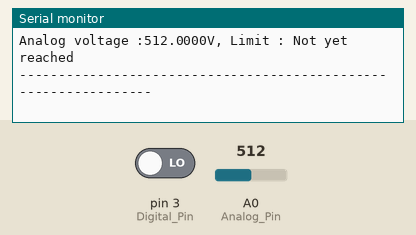
Recording of a sketch running on a simulated Arduino Uno, built with avr-gcc and run on an emulated ATmega328P. On the bench: the last lines printed to the serial monitor. The inputs (shaded band) are chosen by the test bench; at power-on: pin 3 (Digital_Pin) LOW, A0 (Analog_Pin) = 512.

Above: at 1.2 s.
1.3 s: pin 3 (Digital_Pin) driven HIGH
3.2 s: A0 (Analog_Pin) set to 716
At 3.23 s:
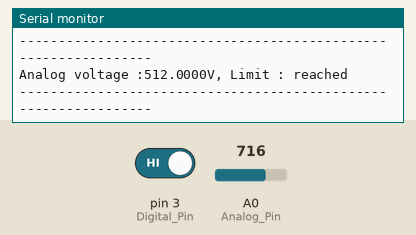
4.7 s: A0 (Analog_Pin) set to 900
At 4.72 s:
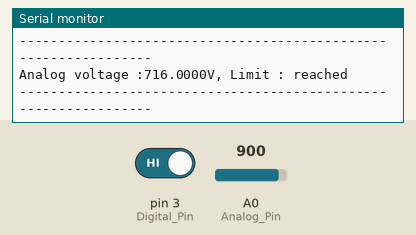
6.2 s: pin 3 (Digital_Pin) driven LOW
Timing chart, 0 to 8.7 s (numbered marks = the images above; inputs shaded):
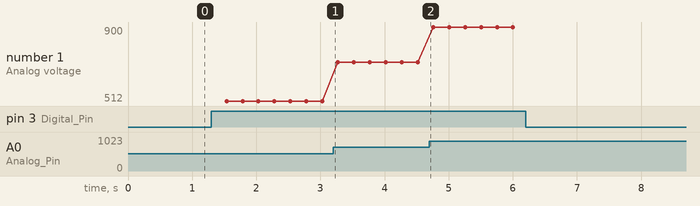

Measured:
- plotted number 1: 512 → 716 after the input at 3.2 s, 716 → 900 after the input at 4.7 s

The sketch:

big_sound.ino
```cpp
int Analog_Pin = A0;
int Digital_Pin = 3;

void setup ()
{
  pinMode(Analog_Pin, INPUT);
  pinMode(Digital_Pin, INPUT);

  Serial.begin (9600);
}

void loop ()
{
  float Analog;
  int Digital;


  Analog = analogRead (Analog_Pin);
  Digital = digitalRead (Digital_Pin);


  Serial.print("Analog voltage :");
  Serial.print(Analog, 4);
  Serial.print("V, ");
  Serial.print("Limit :");

  if(Digital==1)
  {
      Serial.println(" reached ");
  }
  else
  {
      Serial.println(" Not yet reached ");
  }
  Serial.println("----------------------------------------------------------------");
  delay (200);
}
```
